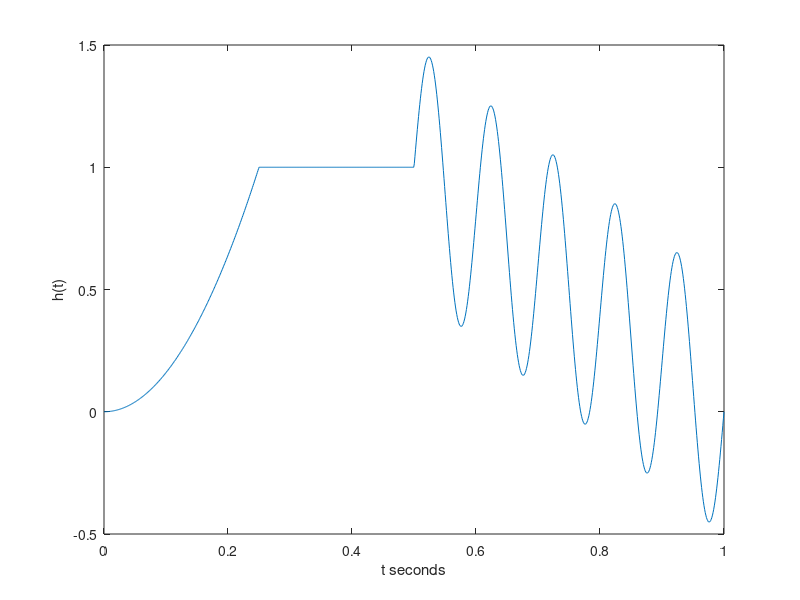

Write MATLAB code to recreate this figure. (Note: this script raises an error after producing the figure.)
clc; clear; close all;
% ECE 6397 Matlab project
% Q1

%1a
h = (load('signal1.dat', '-ascii'));
N = length(h);

fs = 1023;
Ts = 1./fs; % period for sampling freq f = 1023 Hz
t = [0:Ts:1];
figure(1)
plot(t,h)
xlabel('t seconds');
ylabel('h(t)');

%b
% inner product function and Haar function

%c
% For signal h(t), h_tilde and h_hat are plotted for j=0,1,...,6
J = 7;
h_j = haar(h, J, fs);

figure(2)

for v = 0:3
    temp_title = sprintf('Projection in W_%d',v);

    subplot(2,2,v+1);
    plot(t,-1*h_j(v+2,:));
    title(temp_title);
    xlabel('t seconds')
    ylabel('h_j (t)');
end

figure(3)

for v = 4:(J-1)
    temp_title = sprintf('Projection in W_%d',v);

    subplot(2,2,v-3);
    plot(t,-1*h_j(v+2,:));
    title(temp_title);
    xlabel('t seconds')
    ylabel('h_j (t)');
end

figure(4)
h_j_temp = zeros(1,N);

for v = 0:3
    h_j_temp = h_j_temp + h_j(v+1,:);
    temp_title = sprintf('Approximation in V_%d',v);

    subplot(2,2,v+1);
    plot(t,-1*h_j_temp);
    title(temp_title);
    xlabel('t seconds')
    ylabel('h_j (t)');
end

figure(5)

for v = 4:J
    h_j_temp = h_j_temp + h_j(v+1,:);
    temp_title = sprintf('Approximation in V_%d',v);

    subplot(2,2,v-3);
    plot(t,-1*h_j_temp);
    title(temp_title);
    xlabel('t seconds')
    ylabel('h_j (t)');
end

%d
% Plot signal2.dat and filter1.dat

signal2 = (load('signal2.dat', '-ascii'));
filter1 = (load('filter1.dat', '-ascii'));

figure(6)
plot(signal2)
axis([0 300 0 1.5])
title('signal2')

figure(7)
plot(filter1)
title('filter1')

%e
% circular convolution function

%f
% plot linear convolution of signal2 and filter1
z_linear = conv(signal2,filter1);

figure(8)
plot(z_linear)
title('Linear convolution of signal2 and filter1')

% plot circular convolution of signal2 and filter1
z_circ = circular_conv(signal2,filter1);

figure(9)
plot(z_circ)
title('Circular convolution of signal2 and filter1')

%g
% 

T = 1;
h_j = haar2(h,T);

figure(10)
m = 1;
for v = 0:3
    temp_title = sprintf('Projection in W_%d',v);

    subplot(2,2,m);
    plot(t,h_j(v+2,:));
    title(temp_title);
    xlabel('t seconds')
    ylabel('h_j (t)');
    m = m+1;
end

figure(11)
m = 1;
for v = 4:7
    temp_title = sprintf('Projection in W_%d',v);

    subplot(2,2,m);
    plot(t,h_j(v+2,:));
    title(temp_title);
    xlabel('t seconds')
    ylabel('h_j (t)');
    m = m+1;
end

figure(12)
m = 1;
for v = 8:9
    temp_title = sprintf('Projection in W_%d',v);

    subplot(1,2,m);
    plot(t,h_j(v+2,:));
    title(temp_title);
    xlabel('t seconds')
    ylabel('h_j (t)');
    m = m+1;
end
    
figure(13)
h_j_temp = zeros(1,N);
m = 1;
for v = 0:3
    h_j_temp = h_j_temp + h_j(v+1,:);
    temp_title = sprintf('Approximation in V_%d',v);

    subplot(2,2,m);
    plot(t,h_j_temp);
    title(temp_title);
    xlabel('t seconds')
    ylabel('h_j (t)');
    m = m+1;
end

figure(14)
m = 1;
for v = 4:7
    h_j_temp = h_j_temp + h_j(v+1,:);
    temp_title = sprintf('Approximation in V_%d',v);

    subplot(2,2,m);
    plot(t,h_j_temp);
    title(temp_title);
    xlabel('t seconds')
    ylabel('h_j (t)');
    m = m+1;
end

figure(15)
m = 1;
for v = 8:10
    h_j_temp = h_j_temp + h_j(v+1,:);
    temp_title = sprintf('Approximation in V_%d',v);

    subplot(2,2,m);
    plot(t,h_j_temp);
    title(temp_title);
    xlabel('t seconds')
    ylabel('h_j (t)');
    m = m+1;
end









